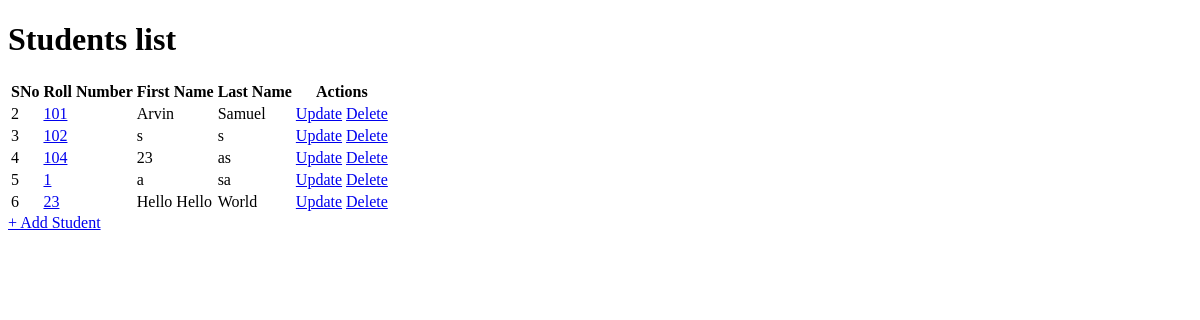
Before: / with the older database file.
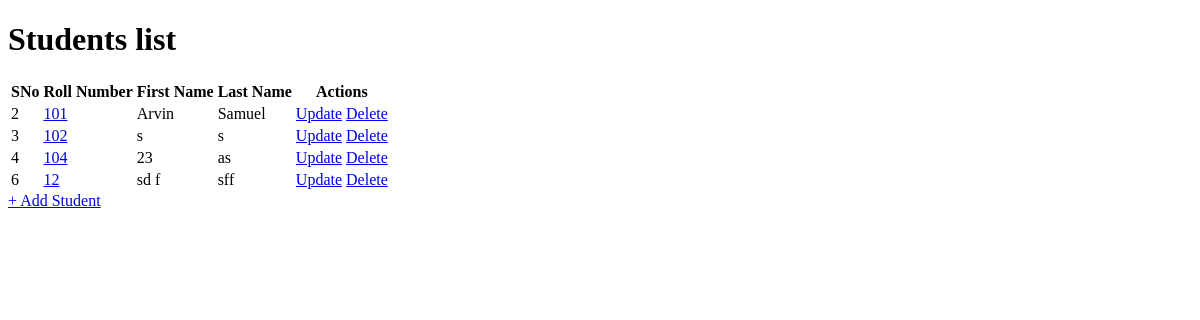
After: the same page with the newer database file.
### app.py (models this page shows)
class Student(db.Model):
    __tablename__ = "student"
    student_id = db.Column(db.Integer, primary_key=True, autoincrement=True)
    roll_number = db.Column(db.String, unique=True, nullable=False)
    first_name = db.Column(db.String, nullable=False)
    last_name = db.Column(db.String)
    courses = db.relationship("Course", secondary="enrollments")

### app.py (the view)
@app.route("/")
def index():
    students=Student.query.all()
    count=Student.query.count()
    if count==0:
        return render_template("index1.html")
    return render_template("index2.html", Students=students)

### templates/index2.html (shortened to what this page needs)
<!DOCTYPE html>
<html>
<head>
</head>
<body>
    <div>
        <h1>Students list</h1>
        <table id = "all-students">
            <tr>
                <th>SNo</th>
                <th>Roll Number</th>
                <th>First Name</th>
                <th>Last Name</th>
                <th>Actions</th>
            </tr>
            {%for Student in Students%}
            <tr>
                <td>{{Student["student_id"]}}</td>
                <td><a href="/student/{{Student['student_id']}}">{{Student["roll_number"]}}</a></td>
                <td>{{Student["first_name"]}}</td>
                <td>{{Student["last_name"]}}</td>
                <td>
                <a href="/student/{{Student['student_id']}}/update" type="button">Update</a>
                <a href="/student/{{Student['student_id']}}/delete" type="button">Delete</a>
                </td>
            </tr>
            {%endfor%}
        </table>
        <a href="/student/create" style="text-align: center;">+ Add Student</a>
    </div>
</body>
</html>

Changed rows visible on the page:
removed Student: student_id "5", roll_number "1", first_name "a", last_name "sa"
changed Student id 6: roll_number "23" → "12"; first_name "Hello Hello" → "sd f"; last_name "World" → "sff"
